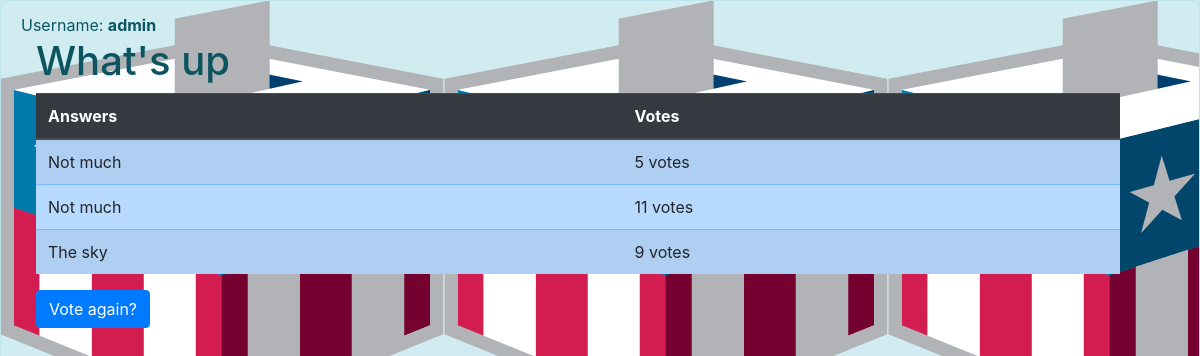
The page /polls/1/results/ (signed in) on the database as committed earlier.
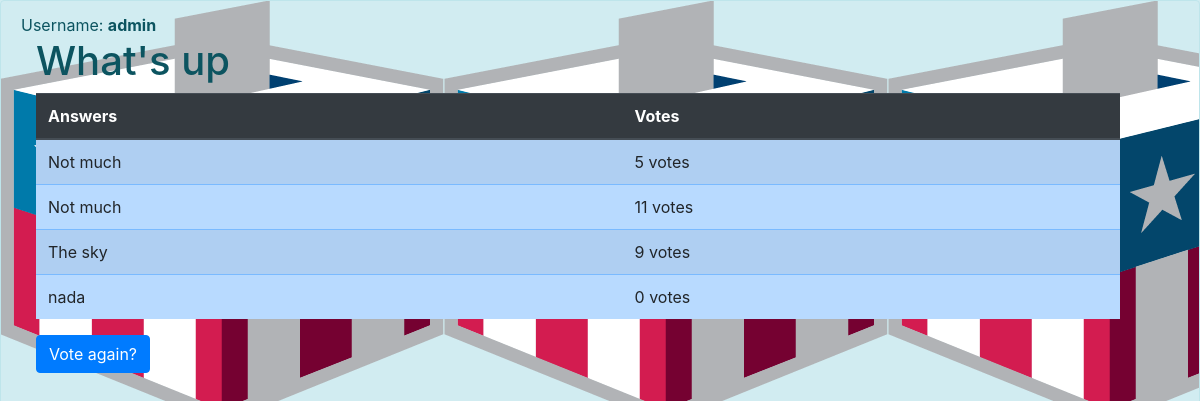
The same page on the database as committed later.
### polls/models.py (models this page shows, shortened)
class Choice(models.Model):
    question = models.ForeignKey(Question, on_delete=models.CASCADE)
    choice_text = models.CharField("Choice", max_length=200)
    votes = models.IntegerField("Votes", default=0)

### polls/views.py (the view)
# urls.py: path("<int:pk>/results/", views.ResultsView.as_view(), name="results"),
class ResultsView(DetailView):
    model = Question
    template_name = "polls/results.html"

### polls/views.py (called while the page is built)
    def get_queryset(self):
        return Question.objects.filter(pub_date__lte=timezone.now())

### polls/templates/polls/results.html (shortened to what this page needs)
{% load static %}
<head>
    <link rel="stylesheet" type="text/css" href="{% static 'polls/style.css' %}">
    <link rel="stylesheet" href="https://maxcdn.bootstrapcdn.com/bootstrap/4.3.1/css/bootstrap.min.css">
</head>
<body
    {% if user.is_authenticated %}
        <div class="alert alert-info alert-dismissible fade show">
            Username: <strong>{{ user.username }} </strong>
        <div class="container-fluid">
        <h1>{{ question.question_text }}</h1>
        <table class="table table-primary table-striped">
            <thead class="thead-dark">
                <tr>
                    <th> Answers </th>
                    <th> Votes </th>
                </tr>
            </thead>
            <tbody>
                {% for choice in question.choice_set.all %}
                <tr>
                <td> {{ choice.choice_text }} </td>
                <td> {{ choice.votes }} vote{{ choice.votes|pluralize }} </td>
                </tr>
                {% endfor %}
            </tbody>
        </table>
        <a class="btn btn-primary" href="{% url 'polls:detail' question.id %}"> Vote again? </a>
        </div>
    {% else %}
        <div class="alert alert-info alert-dismissible fade show">
            <button type="button" class="close" data-dismiss="alert">&times;</button>
            <strong>Welcome new user! </strong>. Please <a href="{% url 'polls:login' %}">log in. </a>
        </div>
    {% endif %}
</body>

Rows that differ between the two databases and show on the page:
added Choice: choice_text "nada", votes "0"
